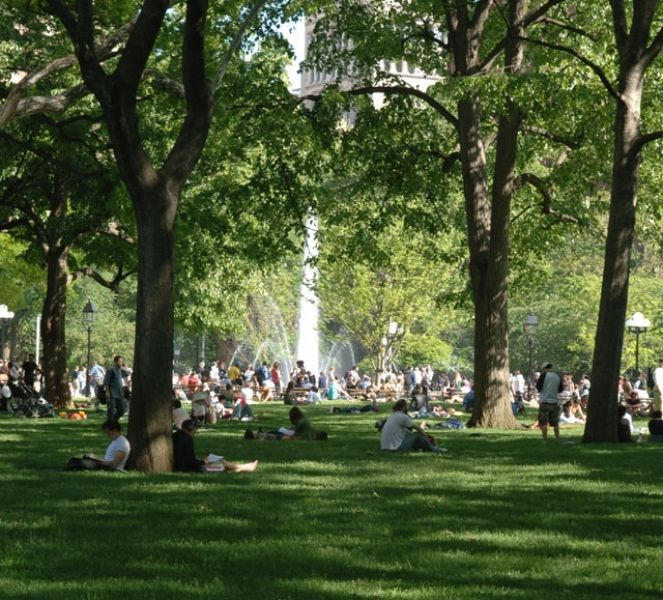
#> input picture theImages/square.jpg, 663 x 600 px, found by its file name
$ python ImageCubes.py
#> lines starting #> are read from the running program, lines starting #| are printed output that depends on the picture
from PIL import Image
import numpy as np

baseimg = Image.open('square.jpg')
#> baseimg is the input picture: PIL image 663x600 RGB; mean R, G, B 74.7, 88.6, 52.8
basePixels = baseimg.load()
img = Image.new( 'RGB', (600,600), "white")
#> img: PIL image 600x600 RGB; every value is 255
pixels = img.load()

for i in range(0, img.size[0], 60):
    for j in range(0, img.size[1], 30):
        a = np.array([i,j+30])
        b = np.array([i+60,j])
        x = np.array([i+60,j+30])
        if (i/60) % 2 == 0:
            orientation = (j/30) % 4;
        else :
            if (j / 30) % 4 == 0:
                orientation = 2
            if (j / 30) % 4 == 1 :
                orientation = 3
            if (j / 30) % 4 == 2:
                orientation = 0
            if (j / 30) % 4 == 3:
                orientation = 1
        for k in range(0,60) :
            for l in range(0,30) :
                if orientation == 0 :
                    if (((i+k)%60)/2 >= (l+j)%30) :
                        pixels[i + k, l + j] = basePixels[i + k, l + j]
                if orientation == 1 :
                    if (((i+k)%60)/2 < (l+j)%30) :
                        pixels[i + k, l + j] = basePixels[i + k, l + j]
                y = np.array([i+k,j+l])
                cp1 = np.cross(b-a,x-a)
                cp2 = np.cross(b-a,y-a)
                if np.dot(cp1,cp2) <= 0 :
                    if orientation == 2 :
                        pixels[i + k, l + j] = basePixels[i + k, l + j]
                else :
                    if orientation == 3 :
                        pixels[i + k, l + j] = basePixels[i + k, l + j]
                if k== 0 :
                    pixels[i + k, l + j] = basePixels[i + k, l + j]
img.show()
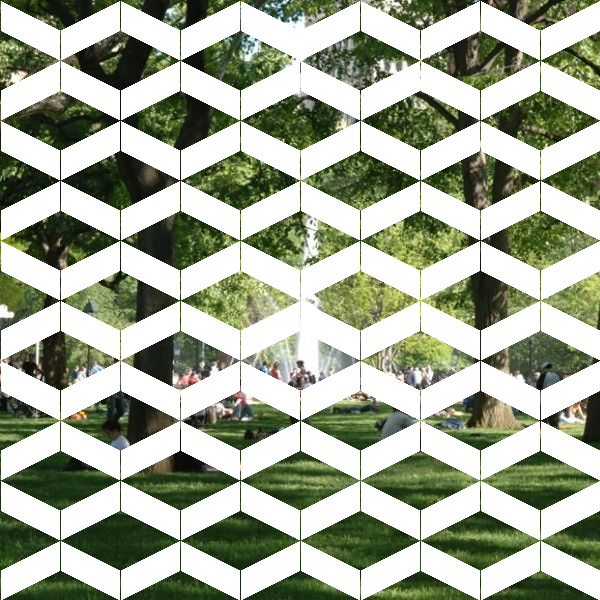
#> shown: PIL image 600x600 RGB; mean R, G, B 163.8, 171.2, 152.5

img.save('Squished3.jpeg','jpeg')
